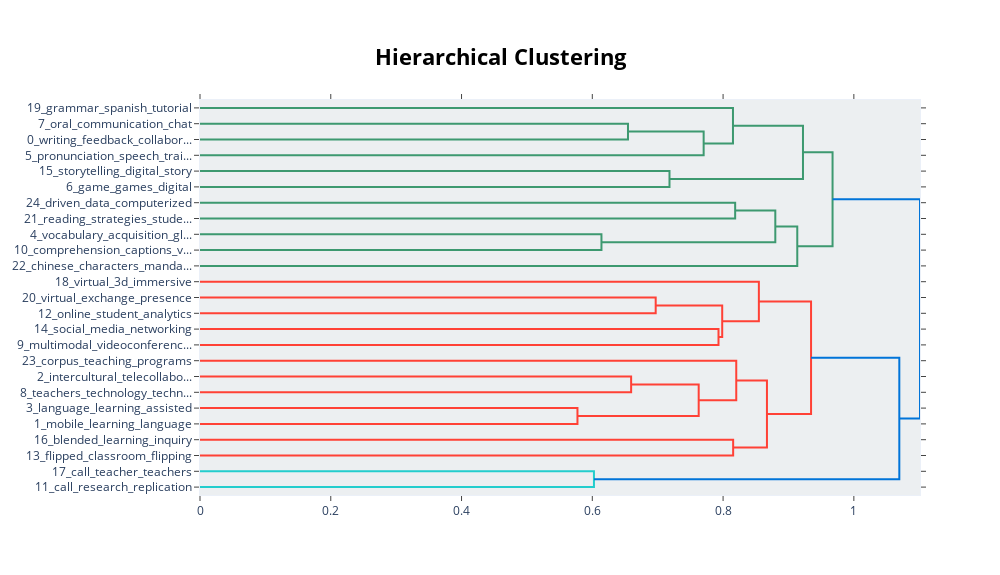

Here is the notebook cell this chart was saved with:
### Code cell
model.visualize_hierarchy()

### Figure 1 — Plotly figure (JSON) as saved in the notebook; plotly's stock layout.template omitted (floating-point values rounded to 4 significant figures)
{"data": [{"hoverinfo": "text", "marker": {"color": "rgb(61,153,112)"}, "mode": "lines", "type": "scatter", "x": [0, 0.6546, 0.6546, 0], "xaxis": "x", "y": [-15, -15, -25, -25], "yaxis": "y"}, {"hoverinfo": "text", "marker": {"color": "rgb(61,153,112)"}, "mode": "lines", "type": "scatter", "x": [0.6546, 0.7703, 0.7703, 0], "xaxis": "x", "y": [-20, -20, -35, -35], "yaxis": "y"}, {"hoverinfo": "text", "marker": {"color": "rgb(61,153,112)"}, "mode": "lines", "type": "scatter", "x": [0, 0.8151, 0.8151, 0.7703], "xaxis": "x", "y": [-5, -5, -27.5, -27.5], "yaxis": "y"}, {"hoverinfo": "text", "marker": {"color": "rgb(61,153,112)"}, "mode": "lines", "type": "scatter", "x": [0, 0.718, 0.718, 0], "xaxis": "x", "y": [-45, -45, -55, -55], "yaxis": "y"}, {"hoverinfo": "text", "marker": {"color": "rgb(61,153,112)"}, "mode": "lines", "type": "scatter", "x": [0.8151, 0.9222, 0.9222, 0.718], "xaxis": "x", "y": [-16.25, -16.25, -50, -50], "yaxis": "y"}, {"hoverinfo": "text", "marker": {"color": "rgb(61,153,112)"}, "mode": "lines", "type": "scatter", "x": [0, 0.8185, 0.8185, 0], "xaxis": "x", "y": [-65, -65, -75, -75], "yaxis": "y"}, {"hoverinfo": "text", "marker": {"color": "rgb(61,153,112)"}, "mode": "lines", "type": "scatter", "x": [0, 0.614, 0.614, 0], "xaxis": "x", "y": [-85, -85, -95, -95], "yaxis": "y"}, {"hoverinfo": "text", "marker": {"color": "rgb(61,153,112)"}, "mode": "lines", "type": "scatter", "x": [0.8185, 0.8799, 0.8799, 0.614], "xaxis": "x", "y": [-70, -70, -90, -90], "yaxis": "y"}, {"hoverinfo": "text", "marker": {"color": "rgb(61,153,112)"}, "mode": "lines", "type": "scatter", "x": [0.8799, 0.9135, 0.9135, 0], "xaxis": "x", "y": [-80, -80, -105, -105], "yaxis": "y"}, {"hoverinfo": "text", "marker": {"color": "rgb(61,153,112)"}, "mode": "lines", "type": "scatter", "x": [0.9222, 0.9674, 0.9674, 0.9135], "xaxis": "x", "y": [-33.12, -33.12, -92.5, -92.5], "yaxis": "y"}, {"hoverinfo": "text", "marker": {"color": "rgb(255,65,54)"}, "mode": "lines", "type": "scatter", "x": [0, 0.6969, 0.6969, 0], "xaxis": "x", "y": [-125, -125, -135, -135], "yaxis": "y"}, {"hoverinfo": "text", "marker": {"color": "rgb(255,65,54)"}, "mode": "lines", "type": "scatter", "x": [0, 0.793, 0.793, 0], "xaxis": "x", "y": [-145, -145, -155, -155], "yaxis": "y"}, {"hoverinfo": "text", "marker": {"color": "rgb(255,65,54)"}, "mode": "lines", "type": "scatter", "x": [0.6969, 0.7987, 0.7987, 0.793], "xaxis": "x", "y": [-130, -130, -150, -150], "yaxis": "y"}, {"hoverinfo": "text", "marker": {"color": "rgb(255,65,54)"}, "mode": "lines", "type": "scatter", "x": [0, 0.8547, 0.8547, 0.7987], "xaxis": "x", "y": [-115, -115, -140, -140], "yaxis": "y"}, {"hoverinfo": "text", "marker": {"color": "rgb(255,65,54)"}, "mode": "lines", "type": "scatter", "x": [0, 0.6594, 0.6594, 0], "xaxis": "x", "y": [-175, -175, -185, -185], "yaxis": "y"}, {"hoverinfo": "text", "marker": {"color": "rgb(255,65,54)"}, "mode": "lines", "type": "scatter", "x": [0, 0.5773, 0.5773, 0], "xaxis": "x", "y": [-195, -195, -205, -205], "yaxis": "y"}, {"hoverinfo": "text", "marker": {"color": "rgb(255,65,54)"}, "mode": "lines", "type": "scatter", "x": [0.6594, 0.7627, 0.7627, 0.5773], "xaxis": "x", "y": [-180, -180, -200, -200], "yaxis": "y"}, {"hoverinfo": "text", "marker": {"color": "rgb(255,65,54)"}, "mode": "lines", "type": "scatter", "x": [0, 0.8201, 0.8201, 0.7627], "xaxis": "x", "y": [-165, -165, -190, -190], "yaxis": "y"}, {"hoverinfo": "text", "marker": {"color": "rgb(255,65,54)"}, "mode": "lines", "type": "scatter", "x": [0, 0.8154, 0.8154, 0], "xaxis": "x", "y": [-215, -215, -225, -225], "yaxis": "y"}, {"hoverinfo": "text", "marker": {"color": "rgb(255,65,54)"}, "mode": "lines", "type": "scatter", "x": [0.8201, 0.8671, 0.8671, 0.8154], "xaxis": "x", "y": [-177.5, -177.5, -220, -220], "yaxis": "y"}, {"hoverinfo": "text", "marker": {"color": "rgb(255,65,54)"}, "mode": "lines", "type": "scatter", "x": [0.8547, 0.9345, 0.9345, 0.8671], "xaxis": "x", "y": [-127.5, -127.5, -198.8, -198.8], "yaxis": "y"}, {"hoverinfo": "text", "marker": {"color": "rgb(35,205,205)"}, "mode": "lines", "type": "scatter", "x": [0, 0.6025, 0.6025, 0], "xaxis": "x", "y": [-235, -235, -245, -245], "yaxis": "y"}, {"hoverinfo": "text", "marker": {"color": "rgb(0,116,217)"}, "mode": "lines", "type": "scatter", "x": [0.9345, 1.07, 1.07, 0.6025], "xaxis": "x", "y": [-163.1, -163.1, -240, -240], "yaxis": "y"}, {"hoverinfo": "text", "marker": {"color": "rgb(0,116,217)"}, "mode": "lines", "type": "scatter", "x": [0.9674, 1.101, 1.101, 1.07], "xaxis": "x", "y": [-62.81, -62.81, -201.6, -201.6], "yaxis": "y"}], "layout": {"autosize": false, "height": 575, "hoverlabel": {"bgcolor": "white", "font": {"family": "Rockwell", "size": 16}}, "hovermode": "closest", "plot_bgcolor": "#ECEFF1", "showlegend": false, "title": {"font": {"color": "Black", "size": 22}, "text": "<b>Hierarchical Clustering</b>", "x": 0.5, "xanchor": "center", "yanchor": "top"}, "width": 1000, "xaxis": {"mirror": "allticks", "rangemode": "tozero", "showgrid": false, "showline": true, "showticklabels": true, "ticks": "outside", "type": "linear", "zeroline": false}, "yaxis": {"mirror": "allticks", "range": [-250, 0], "rangemode": "tozero", "showgrid": false, "showline": true, "showticklabels": true, "tickmode": "array", "ticks": "outside", "ticktext": ["19_grammar_spanish_tutorial", "7_oral_communication_chat", "0_writing_feedback_collabor...", "5_pronunciation_speech_trai...", "15_storytelling_digital_story", "6_game_games_digital", "24_driven_data_computerized", "21_reading_strategies_stude...", "4_vocabulary_acquisition_gl...", "10_comprehension_captions_v...", "22_chinese_characters_manda...", "18_virtual_3d_immersive", "20_virtual_exchange_presence", "12_online_student_analytics", "14_social_media_networking", "9_multimodal_videoconferenc...", "23_corpus_teaching_programs", "2_intercultural_telecollabo...", "8_teachers_technology_techn...", "3_language_learning_assisted", "1_mobile_learning_language", "16_blended_learning_inquiry", "13_flipped_classroom_flipping", "17_call_teacher_teachers", "11_call_research_replication"], "tickvals": [-5, -15, -25, -35, -45, -55, -65, -75, -85, -95, -105, -115, -125, -135, -145, -155, -165, -175, -185, -195, -205, -215, -225, -235, -245], "type": "linear", "zeroline": false}}}
